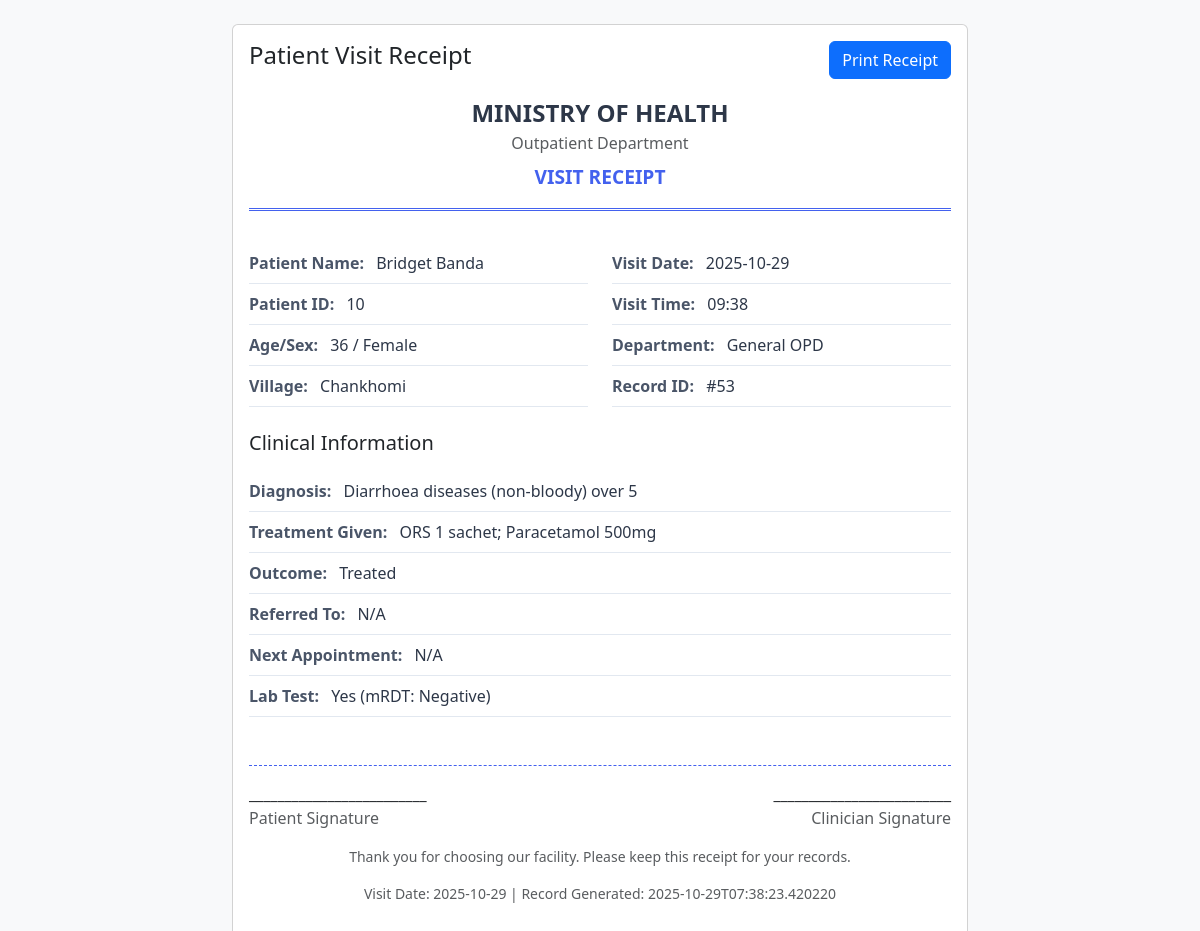
The app's page /opd/receipt/53 (signed in) with its own data.
### tables this page shows
CREATE TABLE opd_visits (
            id INTEGER PRIMARY KEY AUTOINCREMENT,
            visit_date TEXT,
            visit_time TEXT,
            patient_id TEXT,
            age INTEGER,
            sex TEXT,
            village TEXT,
            department TEXT,
            chief_complaint TEXT,
            diagnosis TEXT,
            treatment_given TEXT,
            outcome TEXT,
            referred_to TEXT,
            next_appointment TEXT,
            entered_by TEXT,
            timestamp TEXT
        , patient_name TEXT, lab_tested TEXT, lab_result TEXT, malaria_classification TEXT, lab_test_type TEXT, diagnosis_code TEXT NOT NULL DEFAULT '');

### app.py (the view)
@app.route('/opd/receipt/<int:id>')
@login_required
def print_receipt(id):
    conn = get_db()
    c = conn.cursor()
    c.execute("SELECT * FROM opd_visits WHERE id = ?", (id,))
    row = c.fetchone()
    if not row:
        flash('Record not found.', 'danger')
        return redirect(url_for('opd_view'))
    columns = [desc[0] for desc in c.description]
    record = dict(zip(columns, row))
    conn.close()
    return render_template('receipt.html', record=record)

### app.py (called while the page is built)
@login_manager.user_loader
def load_user(user_id):
    for u in USERS.values():
        if str(u.id) == str(user_id):
            return u
    return None

def get_db():
    return sqlite3.connect(os.path.join(os.path.dirname(__file__), 'opd.db'))

### templates/receipt.html (shortened to what this page needs)
<!DOCTYPE html>
<html lang="en">
<head>
    <link href="https://cdn.jsdelivr.net/npm/bootstrap@5.3.0/dist/css/bootstrap.min.css" rel="stylesheet">
</head>
<body class="bg-light">
    <div class="container py-4">
        <div class="row justify-content-center">
            <div class="col-md-8">
                <div class="card">
                    <div class="card-body">
                        <div class="d-flex justify-content-between align-items-start mb-3 no-print">
                            <h4>Patient Visit Receipt</h4>
                            <button onclick="window.print()" class="btn btn-primary">
                                 Print Receipt
                            </button>
                        </div>
                        <div class="receipt-header text-center">
                            <div class="facility-name">MINISTRY OF HEALTH</div>
                            <div class="text-muted">Outpatient Department</div>
                            <div class="receipt-title mt-2">VISIT RECEIPT</div>
                        </div>
                        <div class="row mb-4">
                            <div class="col-md-6">
                                <div class="info-row">
                                    <span class="label">Patient Name:</span>
                                    <span class="value ms-2">{{ record.patient_name or 'N/A' }}</span>
                                </div>
                                <div class="info-row">
                                    <span class="label">Patient ID:</span>
                                    <span class="value ms-2">{{ record.patient_id or 'N/A' }}</span>
                                </div>
                                <div class="info-row">
                                    <span class="label">Age/Sex:</span>
                                    <span class="value ms-2">{{ record.age or 'N/A' }} / {{ record.sex or 'N/A' }}</span>
                                </div>
                                <div class="info-row">
                                    <span class="label">Village:</span>
                                    <span class="value ms-2">{{ record.village or 'N/A' }}</span>
                                </div>
                            </div>
                            <div class="col-md-6">
                                <div class="info-row">
                                    <span class="label">Visit Date:</span>
                                    <span class="value ms-2">{{ record.visit_date or 'N/A' }}</span>
                                </div>
                                <div class="info-row">
                                    <span class="label">Visit Time:</span>
                                    <span class="value ms-2">{{ record.visit_time or 'N/A' }}</span>
                                </div>
                                <div class="info-row">
                                    <span class="label">Department:</span>
                                    <span class="value ms-2">{{ record.department or 'N/A' }}</span>
                                </div>
                                <div class="info-row">
                                    <span class="label">Record ID:</span>
                                    <span class="value ms-2">#{{ record.id }}</span>
                                </div>
                            </div>
                        </div>
                        <h5 class="mb-3">Clinical Information</h5>
                        <div class="info-row">
                            <span class="label">Diagnosis:</span>
                            <span class="value ms-2">{{ record.diagnosis or 'N/A' }}</span>
                        </div>
                        <div class="info-row">
                            <span class="label">Treatment Given:</span>
                            <span class="value ms-2">{{ record.treatment_given or 'N/A' }}</span>
                        </div>
                        <div class="info-row">
                            <span class="label">Outcome:</span>
                            <span class="value ms-2">{{ record.outcome or 'N/A' }}</span>
                        </div>
                        <div class="info-row">
                            <span class="label">Referred To:</span>
                            <span class="value ms-2">{{ record.referred_to or 'N/A' }}</span>
                        </div>
                        <div class="info-row">
                            <span class="label">Next Appointment:</span>
                            <span class="value ms-2">{{ record.next_appointment or 'N/A' }}</span>
                        </div>
                        <div class="info-row">
                            <span class="label">Lab Test:</span>
                            <span class="value ms-2">{{ record.lab_tested or 'N/A' }}
                                {% if record.lab_tested == 'Yes' %}
                                ({{ record.lab_test_type or 'N/A' }}: {{ record.lab_result or 'N/A' }})
                                {% endif %}
                            </span>
                        </div>
                        <div class="signature-area">
                            <div class="row">
                                <div class="col-6">
                                    <div>_________________________</div>
                                    <div class="text-muted">Patient Signature</div>
                                </div>
                                <div class="col-6 text-end">
                                    <div>_________________________</div>
                                    <div class="text-muted">Clinician Signature</div>
                                </div>
                            </div>
                            <div class="mt-3 text-center text-muted small">
                                <p>Thank you for choosing our facility. Please keep this receipt for your records.</p>
                                <p>Visit Date: {{ record.visit_date or 'N/A' }} | Record Generated: {{ record.timestamp or 'N/A' }}</p>
                            </div>
                        </div>
                    </div>
                </div>
            </div>
        </div>
    </div>
</body>
</html>

### templates/receipt.html (style rules this page uses)
.receipt-header { border-bottom: 3px double #4361ee; padding-bottom: 1rem; margin-bottom: 2rem; }
.facility-name { font-size: 1.5rem; font-weight: bold; color: #2d3748; }
.receipt-title { font-size: 1.2rem; font-weight: 600; color: #4361ee; }
.info-row { padding: 0.5rem 0; border-bottom: 1px solid #e2e8f0; }
.label { font-weight: 600; color: #4a5568; }
.value { color: #2d3748; }
.signature-area { margin-top: 3rem; padding-top: 1rem; border-top: 1px dashed #4361ee; }

### records on screen
opd_visits: patient_name "Bridget Banda", patient "10", age "36", sex "Female", village "Chankhomi", visit_date "2025-10-29", visit_time "09:38", department "General OPD", id "53", diagnosis "Diarrhoea diseases (non-bloody) over 5", treatment_given "ORS 1 sachet; Paracetamol 500mg", outcome "Treated", referred_to "N/A", next_appointment "N/A", lab_tested "Yes", lab_test_type "mRDT", lab_result "Negative", timestamp "2025-10-29T07:38:23.420220"
